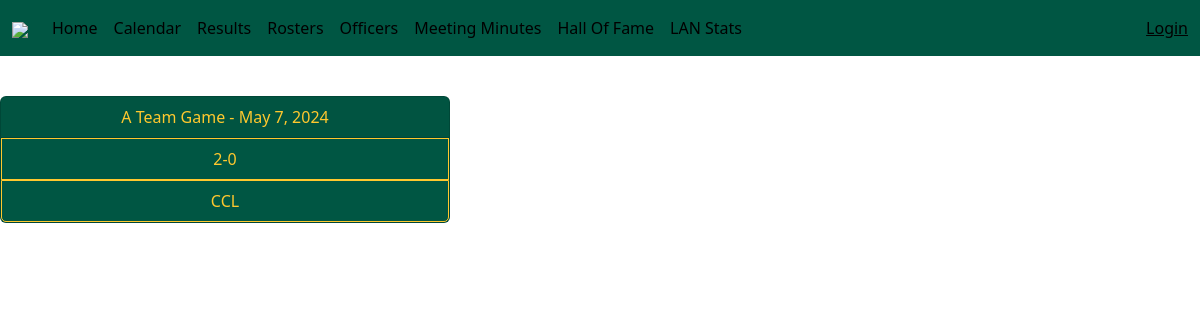
Page /eventcalendar/results/ on the earlier database version.
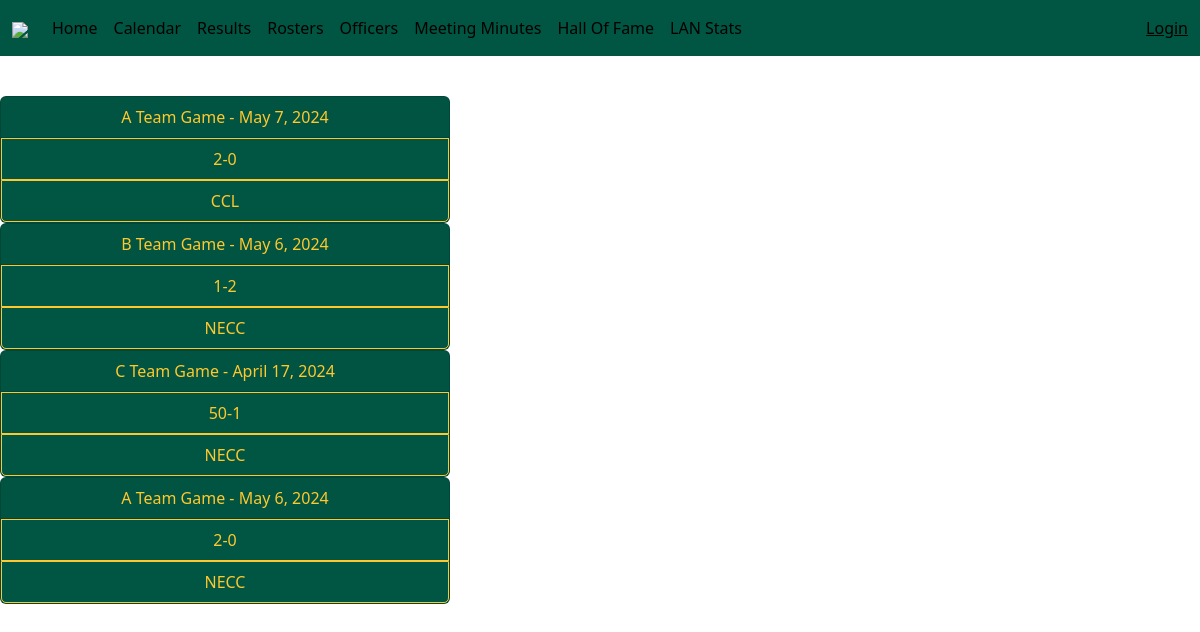
Same page on the later database version.
### eventcalendar/models.py (models this page shows)
class Result(models.Model):
    name = models.CharField(max_length=50)
    date = models.DateField()
    score = models.CharField(max_length=5)
    division = models.CharField(max_length=20)
    def get_absolute_url(self):
        return reverse("result-detail", kwargs={"pk": self.pk})

### eventcalendar/views.py (the view)
# urls.py: path('results/', views.results, name = 'results'),
def results(request):
    results = Result.objects.all()
    return render(request, 'results.html', {'results' : results})

### eventcalendar/templates/results.html (shortened to what this page needs)
{% extends "base_generic.html" %}
{% block content %}
{% if results %}
{% for r in results %}
<div class="row justify-content-center">
    <a href = "{{ r.get_absolute_url }}" style="text-decoration: none">
<div class="card ndsu" style="width: 450px;">
    <div class="card-header" style="text-align: center">
        {{r.name}} - {{r.date}}
    </div>
    <ul class="list-group list-group-flush">
      <li class="list-group-item ndsu" style="text-align: center; border: 1px solid #FFC82E">{{r.score}}</li>
      <li class="list-group-item ndsu" style="text-align: center; border: 1px solid #FFC82E">{{r.division}}</li>
    </ul>
  </div>
</a>
</div>
{% endfor %}
{% else %}
<p>
    No results
</p>
{% endif %}
{% endblock %}

Differences in the rows shown:
added Result: name "B Team Game", date "May 6, 2024", score "1-2", division "NECC"
added Result: name "C Team Game", date "April 17, 2024", score "50-1", division "NECC"
added Result: name "A Team Game", date "May 6, 2024", score "2-0", division "NECC"
